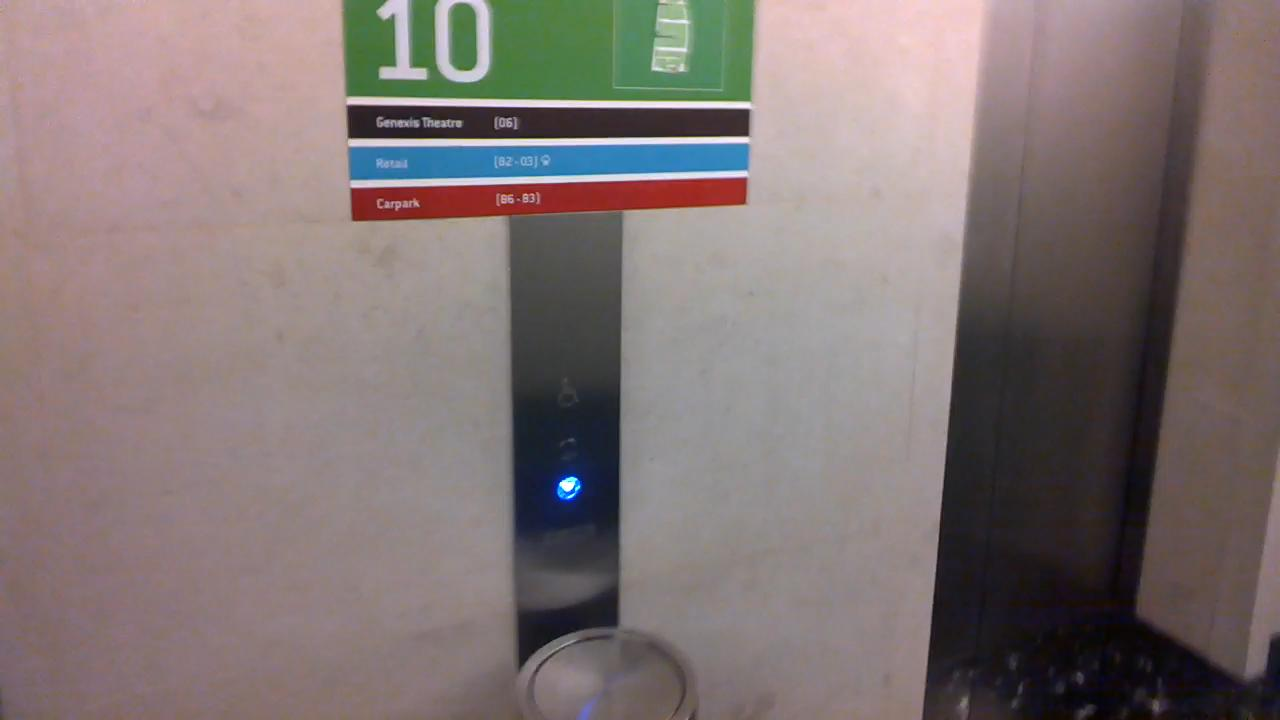
#> input picture contrib/TensorFlow/Official/cv/east/EAST_ID0238_for_TensorFlow/training_samples/img_1.jpg, 1280 x 720 px
$ python -i data_augment.py   (imports and definitions only)
#> lines starting #> are read from the running program, lines starting #| are printed output that depends on the picture
# Copyright 2017 The TensorFlow Authors. All Rights Reserved.
#
# Licensed under the Apache License, Version 2.0 (the "License");
# you may not use this file except in compliance with the License.
# You may obtain a copy of the License at
#
#     http://www.apache.org/licenses/LICENSE-2.0
#
# Unless required by applicable law or agreed to in writing, software
# distributed under the License is distributed on an "AS IS" BASIS,
# WITHOUT WARRANTIES OR CONDITIONS OF ANY KIND, either express or implied.
# See the License for the specific language governing permissions and
# limitations under the License.
# ============================================================================
# Copyright 2021 Huawei Technologies Co., Ltd
#
# Licensed under the Apache License, Version 2.0 (the "License");
# you may not use this file except in compliance with the License.
# You may obtain a copy of the License at
#
#     http://www.apache.org/licenses/LICENSE-2.0
#
# Unless required by applicable law or agreed to in writing, software
# distributed under the License is distributed on an "AS IS" BASIS,
# WITHOUT WARRANTIES OR CONDITIONS OF ANY KIND, either express or implied.
# See the License for the specific language governing permissions and
# limitations under the License.
from __future__ import division
import random
from PIL import ImageOps


def transform_data(data, scale_size=256, crop_size=224, random_crop=False, random_flip=False):
    data = resize(data, scale_size)
    width = data[0].size[0]
    height = data[0].size[1]
    if random_crop:
        x0 = random.randint(0, width - crop_size)
        y0 = random.randint(0, height - crop_size)
        x1 = x0 + crop_size
        y1 = y0 + crop_size
        for i, img in enumerate(data):
            data[i] = img.crop((x0, y0, x1, y1))
    else:
        x0 = int((width-crop_size)/2)
        y0 = int((height-crop_size)/2)
        x1 = x0 + crop_size
        y1 = y0 + crop_size
        for i, img in enumerate(data):
            data[i] = img.crop((x0, y0, x1, y1))
    if random_flip and random.randint(0,1) == 0:
        for i, img in enumerate(data):
            data[i] = ImageOps.mirror(img)
    return  data

def get_10_crop(data, scale_size=256, crop_size=224):
    data = resize(data, scale_size)
    width = data[0].size[0]
    height = data[0].size[1]
    top_left = [[0, 0],
                [width-crop_size, 0],
                [int((width-crop_size)/2), int((height-crop_size)/2)],
                [0, height-crop_size],
                [width-crop_size, height-crop_size]]
    crop_data = []
    for point in top_left:
        non_flip = []
        flip = []
        x_0 = point[0]
        y_0 = point[1]
        x_1 = x_0 + crop_size
        y_1 = y_0 + crop_size
        for img in data:
            tmp = img.crop((x_0, y_0, x_1, y_1))
            non_flip.append(tmp)
            flip.append(ImageOps.mirror(tmp))
        crop_data.append(non_flip)
        crop_data.append(flip)
    return  crop_data

def scale(data, scale_size):
    width = data[0].size[0]
    height = data[0].size[1]
    if (width==scale_size and height>=width) or (height==scale_size and width>=height):
        return data
    if width >= height:
        h = scale_size
        w = round((width/height)*scale_size)
    else:
        w = scale_size
        h = round((height/width)*scale_size)
    for i, image in enumerate(data):
        data[i] = image.resize((w, h))
    return  data

def resize(data, scale_size):
    width = data[0].size[0]
    height = data[0].size[1]
    if (width==scale_size and height>=width) or (height==scale_size and width>=height):
        return data
    for i, image in enumerate(data):
        data[i] = image.resize((scale_size, scale_size))
    return  data

>>> import cv2
>>> picture = cv2.imread('../../../../../../Official/cv/east/EAST_ID0238_for_TensorFlow/training_samples/img_1.jpg', cv2.IMREAD_GRAYSCALE)
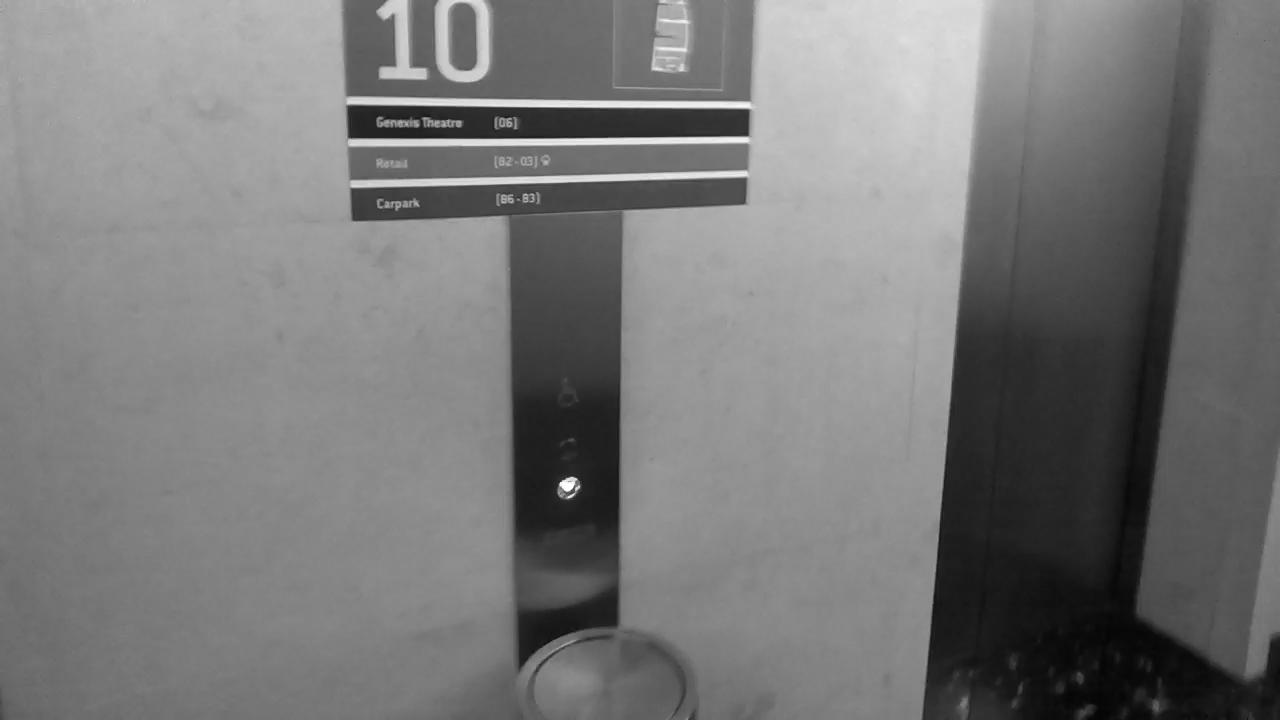
#> picture: shape (720, 1280); min 4, max 255, mean 120.3
>>> result = transform_data(picture)
#> (the run stopped early here; a loop or call above may not have finished)

$ run again, on contrib/TensorFlow/Official/cv/east/EAST_ID0238_for_TensorFlow/training_samples/img_2.jpg
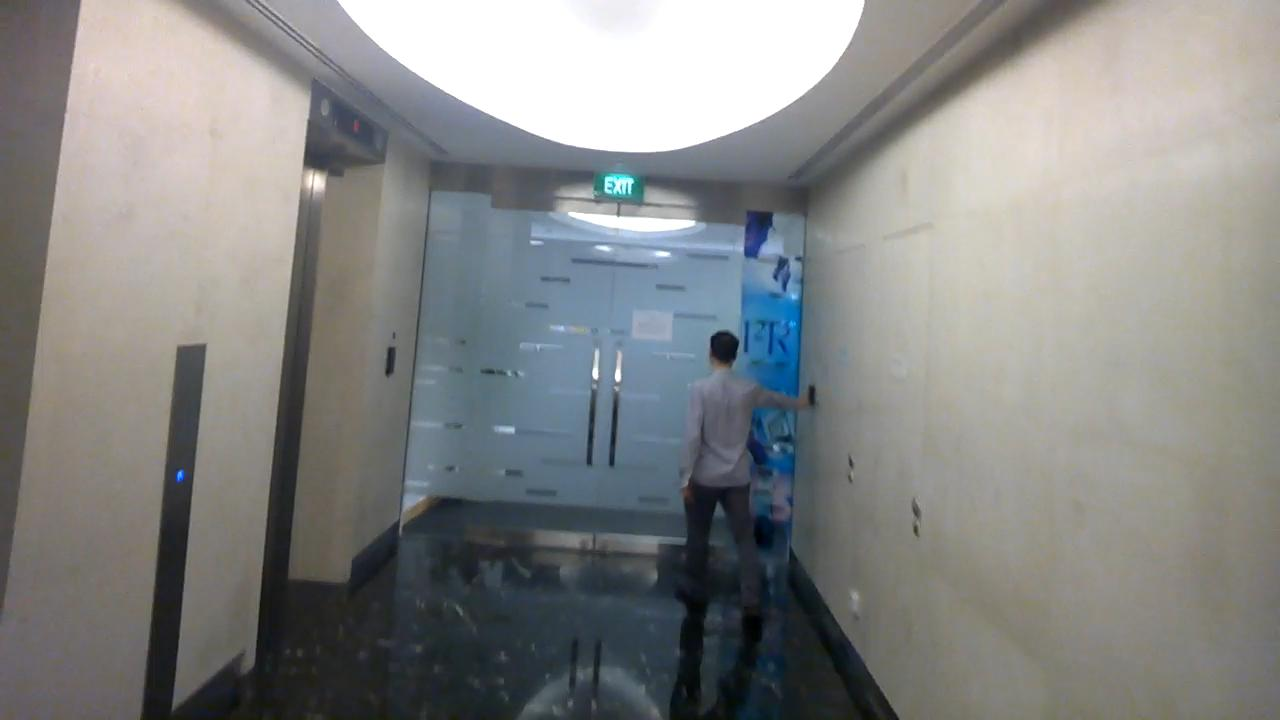
#> input picture contrib/TensorFlow/Official/cv/east/EAST_ID0238_for_TensorFlow/training_samples/img_2.jpg, 1280 x 720 px
#> `picture = cv2.imread('../../../../../../Official/cv/east/EAST_ID0238_f..`:
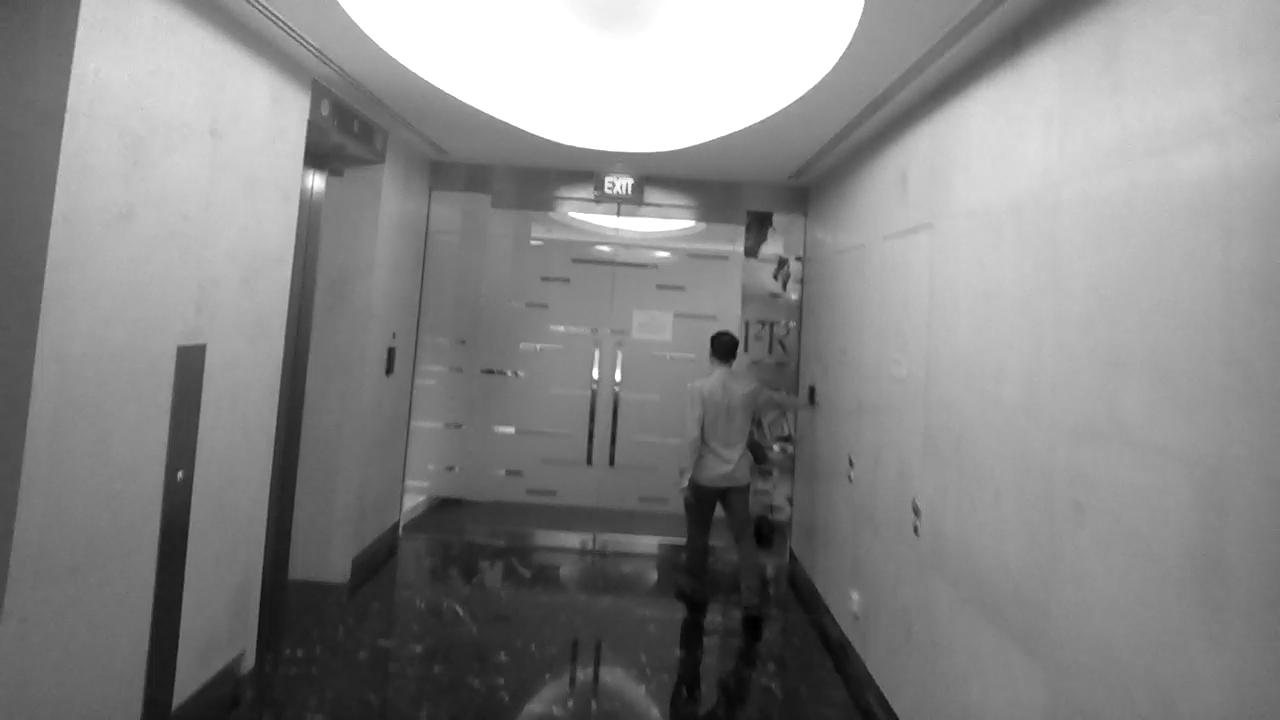
#> picture: shape (720, 1280); min 0, max 255, mean 134.2
